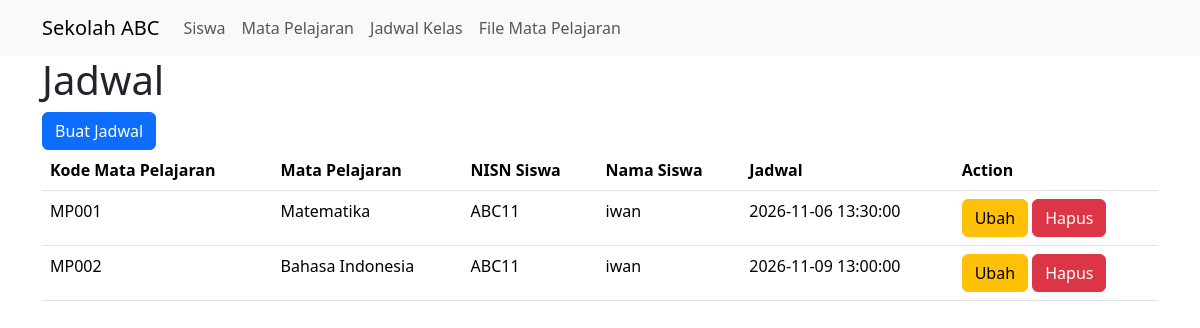
Screenshot of /list_jadwal.php with the database file from the repository.
### tables this page shows
CREATE TABLE `jadwal_kelas` (
  `id` int(10) UNSIGNED NOT NULL,
  `id_siswa` int(10) UNSIGNED DEFAULT NULL,
  `id_mata_pelajaran` int(10) UNSIGNED DEFAULT NULL,
  `jadwal` datetime DEFAULT NULL
);

CREATE TABLE `mata_pelajaran` (
  `id` int(10) UNSIGNED NOT NULL,
  `kode_mata_pelajaran` varchar(255) NOT NULL,
  `nama` varchar(255) NOT NULL
);

CREATE TABLE `siswa` (
  `id` int(10) UNSIGNED NOT NULL,
  `nisn` varchar(255) DEFAULT NULL,
  `nama` varchar(255) NOT NULL,
  `tanggal_lahir` date NOT NULL,
  `alamat` text NOT NULL
);

### list_jadwal.php (the view, shortened to what this page needs)
<?php
include 'koneksi.php';
$query = "SELECT siswa.nisn, siswa.nama as nama_siswa, mata_pelajaran.kode_mata_pelajaran, mata_pelajaran.nama as nama_mapel, jadwal_kelas.*
FROM jadwal_kelas
JOIN siswa ON jadwal_kelas.id_siswa = siswa.id
JOIN mata_pelajaran ON jadwal_kelas.id_mata_pelajaran = mata_pelajaran.id";
$dataJadwal = mysqli_query($koneksi, $query);
?>
<?php include 'partial/header.php' ?>
<?php include 'partial/nav.php' ?>
<div class="container">
    <h1>Jadwal</h1>
    <a href="tambah_jadwal.php" class="btn btn-primary">Buat Jadwal</a>
    <table class="table">
        <thead>
            <th>Kode Mata Pelajaran</th>
            <th>Mata Pelajaran</th>
            <th>NISN Siswa</th>
            <th>Nama Siswa</th>
            <th>Jadwal</th>
            <th>Action</th>
        </thead>
        <tbody>
            <?php while($jadwal = mysqli_fetch_assoc($dataJadwal)) { ?>
            <tr>
                <td><?= $jadwal['kode_mata_pelajaran'] ?></td>
                <td><?= $jadwal['nama_mapel'] ?></td>
                <td><?= $jadwal['nisn'] ?></td>
                <td><?= $jadwal['nama_siswa'] ?></td>
                <td><?= $jadwal['jadwal'] ?></td>
                <td>
                    <a href="ubah_jadwal.php?id=<?= $jadwal['id'] ?>" class="btn btn-warning">Ubah</a>
                    <button class="btn btn-danger" onclick="hapusJadwal('<?= $jadwal['id'] ?>')">Hapus</button>
                </td>
            </tr>
            <?php } ?>
        </tbody>
    </table>
</div>
<?php include 'partial/footer.php' ?>

### partial/header.php (shortened to what this page needs)
<!DOCTYPE html>
<html lang="en">
<head>
    <link rel="stylesheet" href="https://cdn.jsdelivr.net/npm/bootstrap@5.3.8/dist/css/bootstrap.min.css">
</head>
<body>

### partial/nav.php (shortened to what this page needs)
<nav class="navbar navbar-expand-lg bg-body-tertiary">
  <div class="container">
    <a class="navbar-brand" href="#">Sekolah ABC</a>
    <div class="collapse navbar-collapse" id="navbarSupportedContent">
      <ul class="navbar-nav me-auto mb-2 mb-lg-0">
        <li class="nav-item">
          <a class="nav-link" aria-current="page" href="list_siswa.php">Siswa</a>
        </li>
        <li class="nav-item">
          <a class="nav-link" href="#">Mata Pelajaran</a>
        </li>
        <li class="nav-item">
          <a class="nav-link" href="list_jadwal.php">Jadwal Kelas</a>
        </li>
        <li class="nav-item">
          <a class="nav-link" href="list_file.php">File Mata Pelajaran</a>
        </li>
    </div>
  </div>
</nav>

### partial/footer.php (shortened to what this page needs)
</body>
</html>

### rows the page displays
jadwal_kelas: id_mata_pelajaran.kode_mata_pelajaran "MP001", id_mata_pelajaran.nama "Matematika", id_siswa.nisn "ABC11", id_siswa.nama "iwan", jadwal "2026-11-06 13:30:00"
jadwal_kelas: id_mata_pelajaran.kode_mata_pelajaran "MP002", id_mata_pelajaran.nama "Bahasa Indonesia", id_siswa.nisn "ABC11", id_siswa.nama "iwan", jadwal "2026-11-09 13:00:00"
